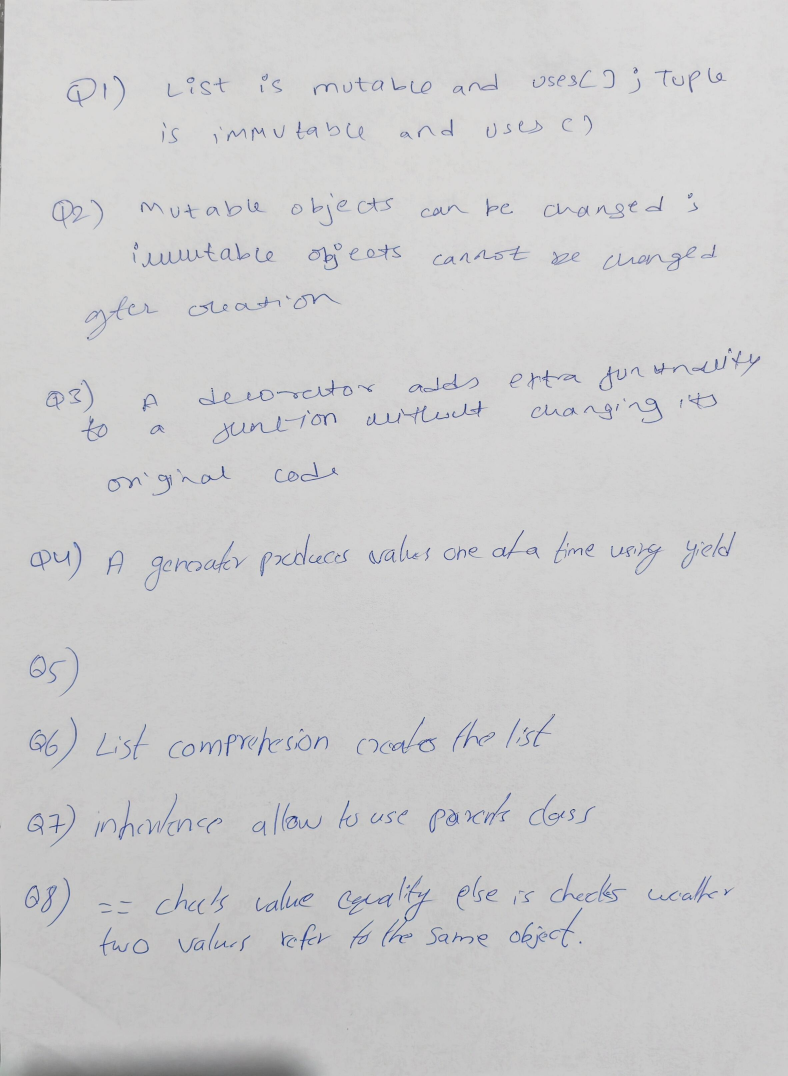
#> input picture data/samples/page1.jpg, 2364 x 3228 px (shown at 1/3 size)
$ python -i preprocess.py   (imports and definitions only)
#> lines starting #> are read from the running program, lines starting #| are printed output that depends on the picture
"""Load PDFs/images -> cleaned, deskewed, size-capped JPEG pages."""
import hashlib
import io
from dataclasses import dataclass
from pathlib import Path

import cv2
import numpy as np
import pymupdf
from PIL import Image, ImageOps

MAX_SIDE = 2000  # plenty for handwriting; keeps uploads small and fast
IMAGE_EXT = {".jpg", ".jpeg", ".png", ".webp", ".bmp", ".tif", ".tiff"}


@dataclass
class PageImage:
    page_no: int
    jpeg: bytes
    sha: str
    skew_deg: float


def _load(name: str, data: bytes) -> list[np.ndarray]:
    """Return RGB arrays, one per page."""
    if name.lower().endswith(".pdf"):
        doc = pymupdf.open(stream=data, filetype="pdf")
        out = []
        for p in doc:
            pix = p.get_pixmap(dpi=200)
            out.append(np.frombuffer(pix.samples, np.uint8).reshape(pix.h, pix.w, pix.n)[..., :3].copy())
        return out
    img = ImageOps.exif_transpose(Image.open(io.BytesIO(data))).convert("RGB")  # honour phone rotation
    return [np.array(img)]


def _estimate_skew(gray: np.ndarray) -> float:
    """Projection-profile deskew: the angle whose row-sum profile is sharpest wins (text lines align)."""
    small = cv2.resize(gray, None, fx=600 / max(gray.shape), fy=600 / max(gray.shape))
    ink = cv2.adaptiveThreshold(small, 255, cv2.ADAPTIVE_THRESH_MEAN_C, cv2.THRESH_BINARY_INV, 25, 15)
    h, w = ink.shape
    best, best_score = 0.0, -1.0
    for angle in np.arange(-6, 6.01, 0.5):
        m = cv2.getRotationMatrix2D((w / 2, h / 2), angle, 1.0)
        rows = cv2.warpAffine(ink, m, (w, h)).sum(axis=1).astype(np.float64)
        score = float(np.var(rows))
        if score > best_score:
            best, best_score = float(angle), score
    return best


def _clean(rgb: np.ndarray) -> tuple[np.ndarray, float]:
    h, w = rgb.shape[:2]
    scale = min(1.0, MAX_SIDE / max(h, w))
    if scale < 1:
        rgb = cv2.resize(rgb, (int(w * scale), int(h * scale)), interpolation=cv2.INTER_AREA)
    gray = cv2.cvtColor(rgb, cv2.COLOR_RGB2GRAY)
    angle = _estimate_skew(gray)
    if abs(angle) >= 0.5:
        hh, ww = gray.shape
        m = cv2.getRotationMatrix2D((ww / 2, hh / 2), angle, 1.0)
        gray = cv2.warpAffine(gray, m, (ww, hh), flags=cv2.INTER_CUBIC, borderValue=255)
    gray = cv2.createCLAHE(clipLimit=2.0, tileGridSize=(8, 8)).apply(gray)  # lift faint ink on grey paper
    return gray, angle


def prepare(files: list[tuple[str, bytes]]) -> list[PageImage]:
    """files: (filename, bytes) in page order."""
    pages: list[PageImage] = []
    for name, data in files:
        for rgb in _load(name, data):
            gray, angle = _clean(rgb)
            ok, buf = cv2.imencode(".jpg", gray, [cv2.IMWRITE_JPEG_QUALITY, 88])
            jpeg = buf.tobytes()
            pages.append(PageImage(len(pages) + 1, jpeg, hashlib.sha256(jpeg).hexdigest(), angle))
    return pages


def files_from_paths(paths: list[Path]) -> list[tuple[str, bytes]]:
    """Expand folders, keep natural page order (page2 before page10)."""
    import re

    expanded: list[Path] = []
    for p in paths:
        if p.is_dir():
            expanded += [f for f in p.iterdir() if f.suffix.lower() in IMAGE_EXT | {".pdf"}]
        else:
            expanded.append(p)
    natural = lambda f: [int(t) if t.isdigit() else t.lower() for t in re.split(r"(\d+)", f.name)]
    return [(f.name, f.read_bytes()) for f in sorted(expanded, key=natural)]

>>> import cv2
>>> picture = cv2.cvtColor(cv2.imread('../../../data/samples/page1.jpg'), cv2.COLOR_BGR2RGB)
>>> result = _clean(picture)
#> in _estimate_skew, `small = cv2.resize(gray, None, fx=600 / max(gray.shape), fy=600 / max(..`:
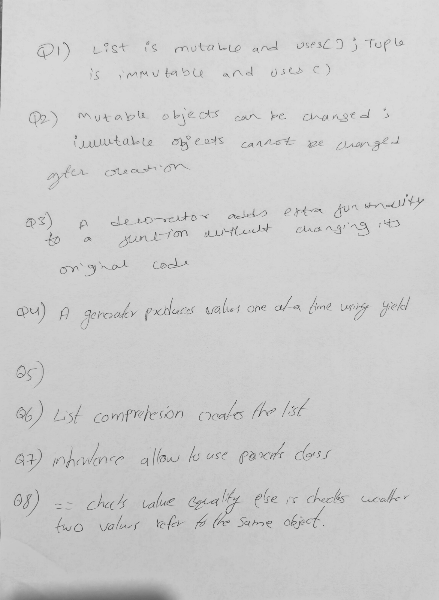
#> small: shape (600, 439); min 32, max 221, mean 204
#> in _estimate_skew, `ink = cv2.adaptiveThreshold(small, 255, cv2.ADAPTIVE_THRESH_MEAN_C, cv..`:
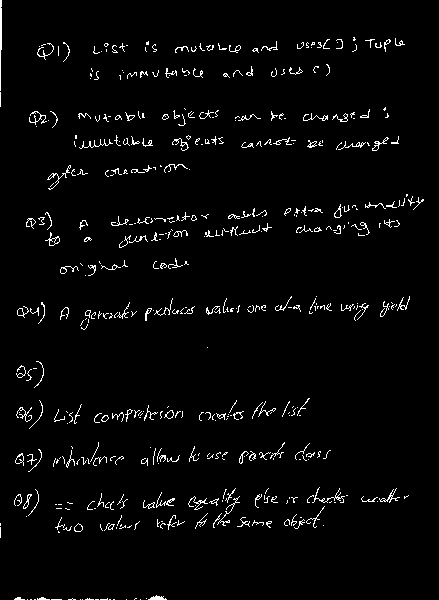
#> ink: shape (600, 439); 2.9% white in thin lines or dots
#> the loop in _estimate_skew, `for angle in np.arange(-6, 6.01, 0.5):` made 25 passes
#> (score, best, best_score) on passes 1 to 10: (9230552.7, -6, 9230552.7), (9844321.3, -5.5, 9844321.3), (10997069.4, -5, 10997069.4), (12981266.7, -4.5, 12981266.7), (15301643.1, -4, 15301643.1), (17723875.3, -3.5, 17723875.3), (20129268.2, -3, 20129268.2), (22242094.4, -2.5, 22242094.4), (24174187.7, -2, 24174187.7), (25318646.7, -1.5, 25318646.7)
#> score on passes 11 to 16: 25310311.5, 24537046, 23268667.2, 19756911.5, 17100951.9, 14405026.5
#> after the loop in _estimate_skew, `for angle in np.arange(-6, 6.01, 0.5):`: best = -1.5; best_score = 25318646.7
#> in _clean, `angle = _estimate_skew(gray)`: angle = -1.5
#> in _clean, `m = cv2.getRotationMatrix2D((ww / 2, hh / 2), angle, 1.0)`: m = [[1, -0.0262, 26.41], [0.0262, 1, -18.82]]
#> in _clean, `gray = cv2.warpAffine(gray, m, (ww, hh), flags=cv2.INTER_CUBIC, border..`:
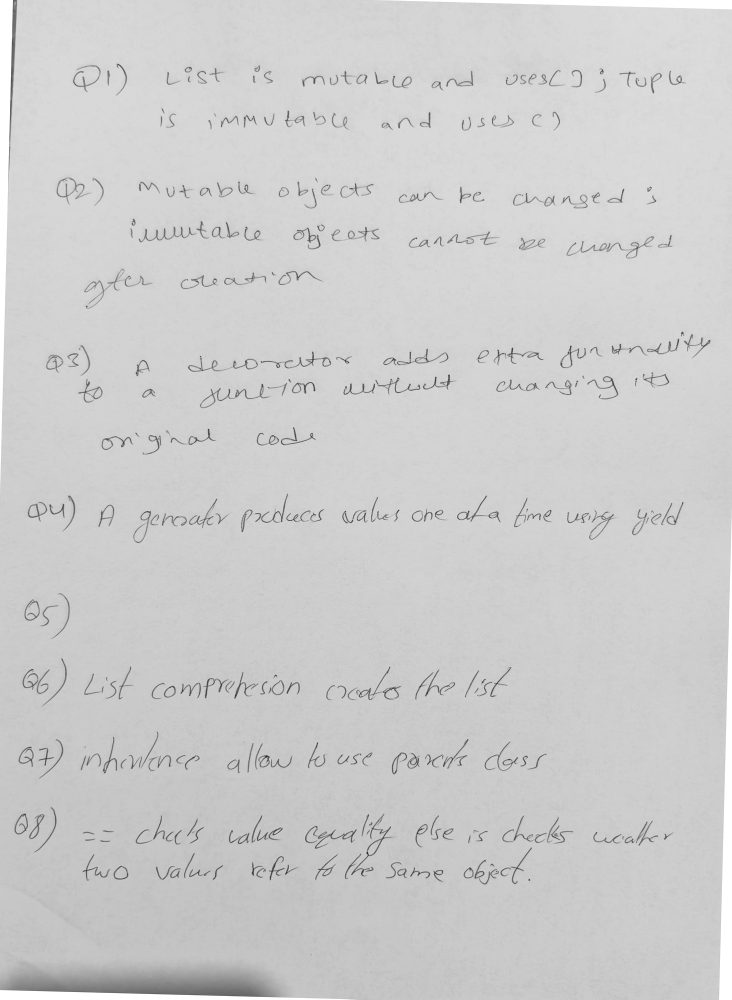
#> gray: shape (1999, 1464) (shown at 1/2 size); min 7, max 255, mean 204.8
